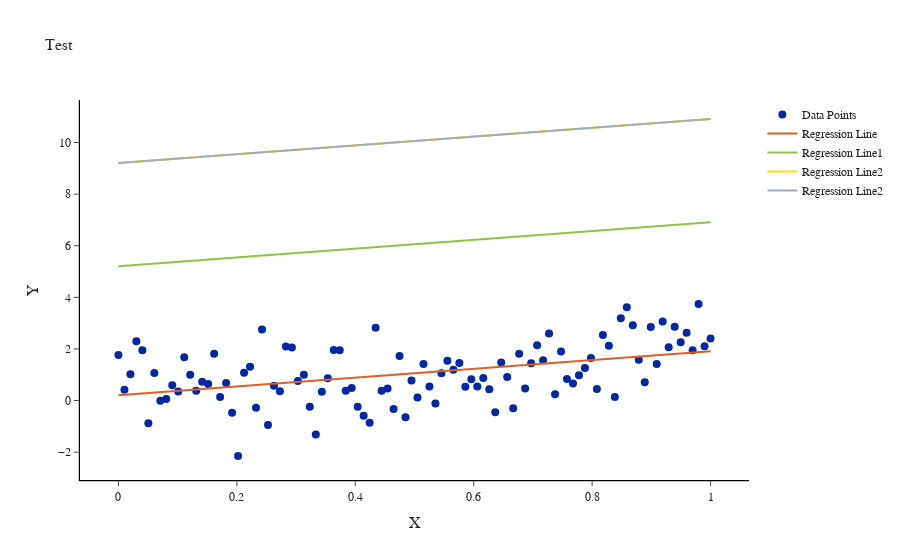

Notebook code for this chart:
### Markdown cell above
# test plotly object

### Code cell
# 生成随机数据
np.random.seed(0)
x = np.linspace(0, 1, 100)
y = np.random.randn(100) + 2 * x

coefficients = np.polyfit(x, y, 1)
p = np.poly1d(coefficients)
fit_line = p(x)

scatter_trace = go.Scatter(
    x=x,
    y=y,
    mode='markers',
    marker=dict(
        size=8,
        symbol='circle'
    ),
    name='Data Points'
)

line_trace = go.Scatter(
    x=x,
    y=fit_line,
    mode='lines',
    line=dict(
        width=2
    ),
    name='Regression Line'
)

line_trace1 = go.Scatter(
    x=x,
    y=fit_line+5,
    mode='lines',
    line=dict(
        width=2
    ),
    name='Regression Line1'
)
line_trace3 = go.Scatter(
    x=x,
    y=fit_line+9,
    mode='lines',
    line=dict(
        width=2
    ),
    name='Regression Line2'
)
line_trace4 = go.Scatter(
    x=x,
    y=fit_line+9,
    mode='lines',
    line=dict(
        width=2
    ),
    name='Regression Line2'
)
layout = go.Layout(
title='Test',
xaxis=dict(title='X'),
yaxis=dict(title='Y'),
showlegend=True)
fig = go.Figure(data=[scatter_trace, line_trace,line_trace1,line_trace3,line_trace4],layout=layout)

    # *****在每次绘制图形时应用绘图模板
# fig.update_layout(template='plotly_white+test')
fig.update_layout(template='simple_white+uzh_plotly')
# fig.update_yaxes(mirror=True)
# fig.update_xaxes(mirror=True)
fig.show()
